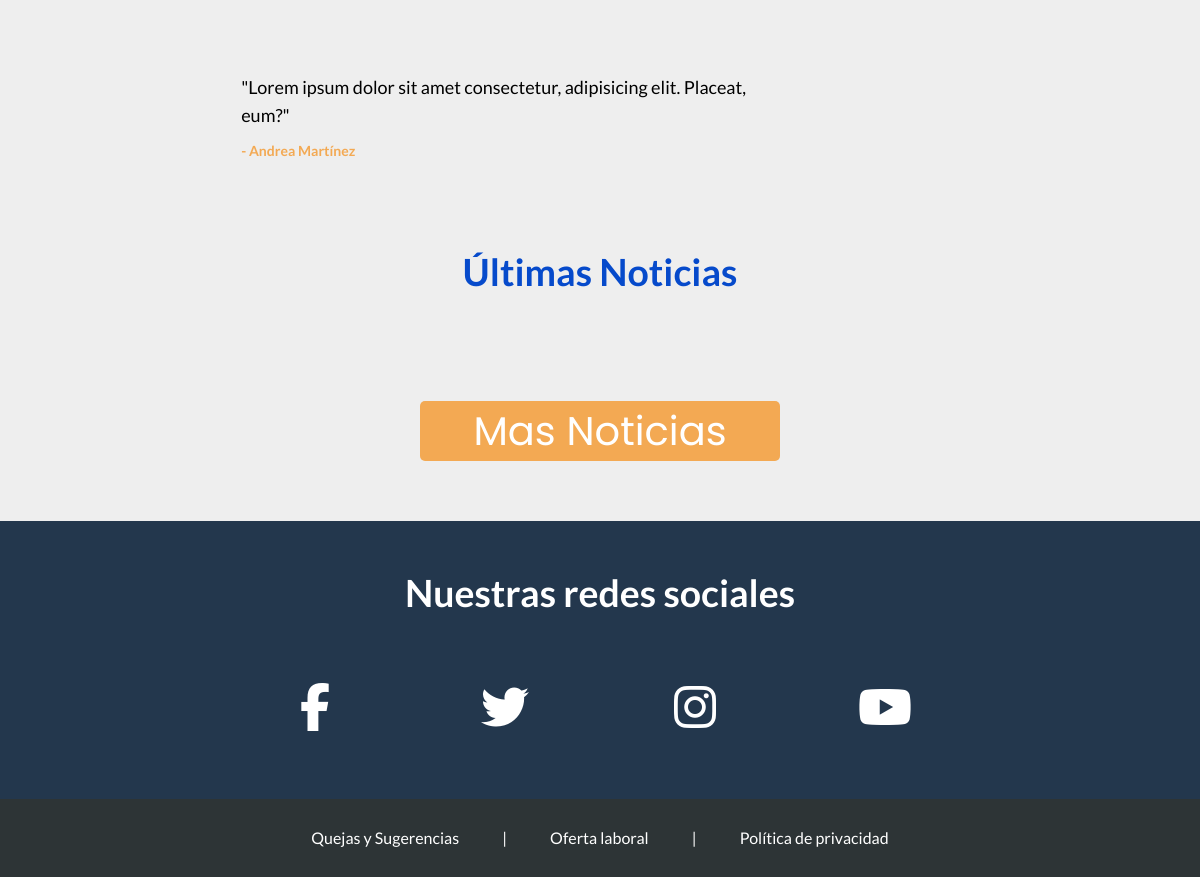
Before: / (lower part) with the older database file.
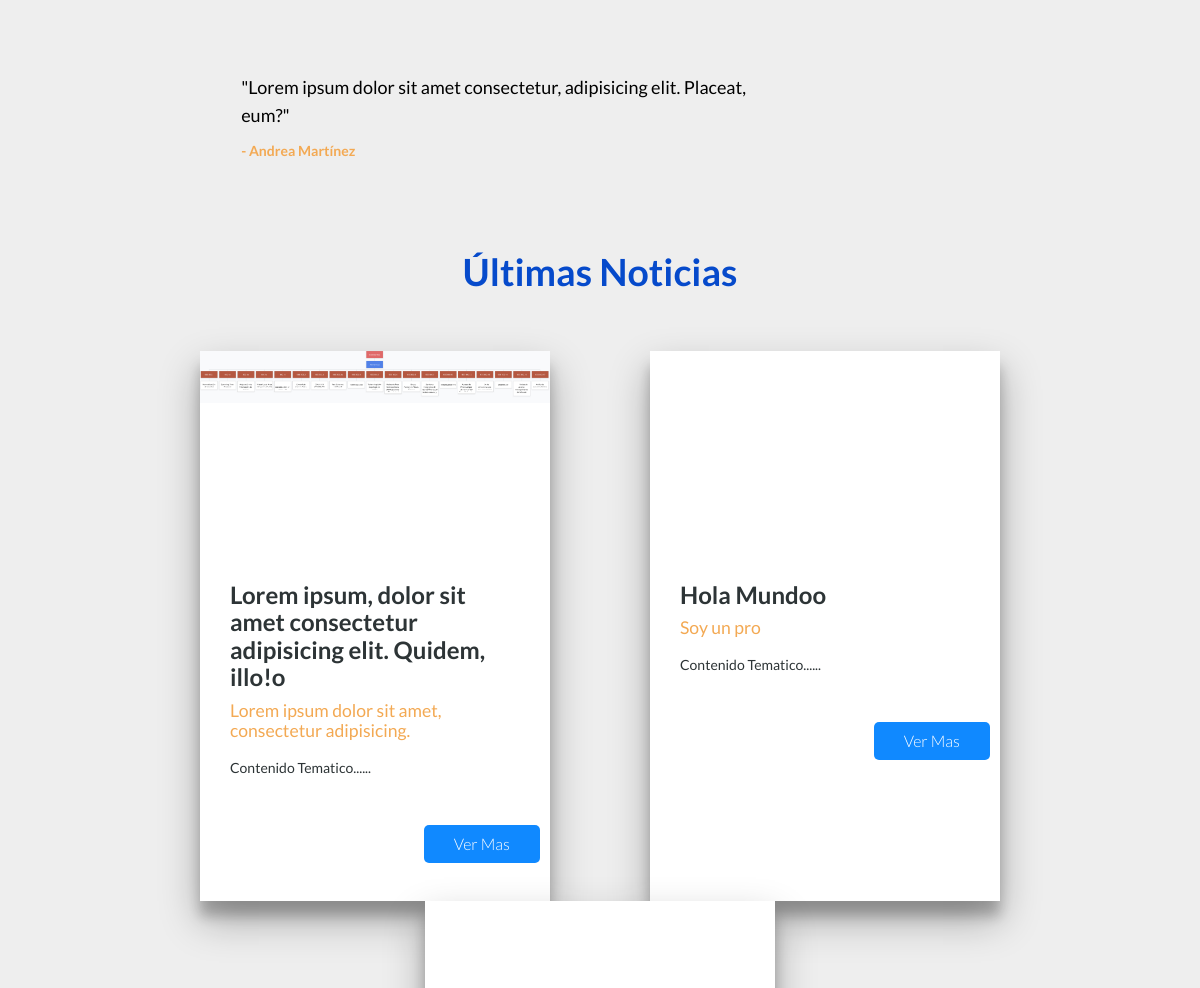
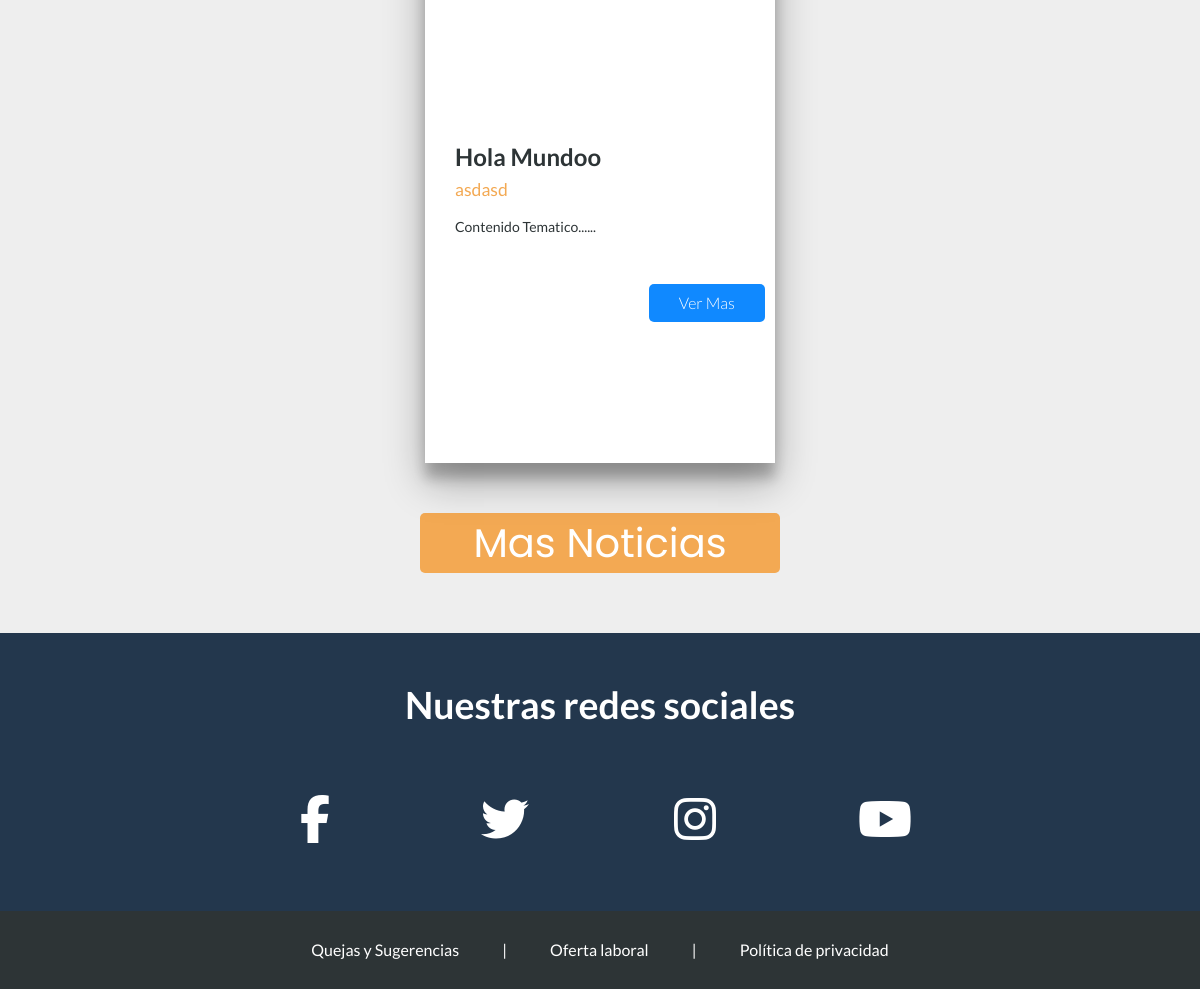
After: the same page with the newer database file (2 pictures, top to bottom).
### tables this page shows
CREATE TABLE `noticia` (
  `Id_Noticia` int(11) NOT NULL,
  `Correo` varchar(70) DEFAULT NULL,
  `Titulo` varchar(100) NOT NULL,
  `Subtitulo` varchar(150) NOT NULL,
  `Fecha` date NOT NULL,
  `Fuentes` text NOT NULL,
  `Informacion` text NOT NULL,
  `Imagen` text DEFAULT NULL
);

### index.php (called while the page is built, shortened)
<?php  session_start();
require('conexion.php');
    $statement = $conexion->prepare('SELECT * FROM noticia ORDER BY Id_Noticia DESC limit 3');
    $statement->execute();
    $noticias=$statement->fetchAll();
require('views/index.view.php');
?>

### views/index.view.php (the view, shortened to what this page needs)
<!DOCTYPE html>
<html lang="en">
<head>
    <link rel="stylesheet" href="css/normalize.css">
    <link rel="stylesheet" href="css/estilos.css">
</head>
<body>
    <main>
        <div class="contenidos">
            <div class="testimonios">
                <div class="testimonio">
                    <div class="foto">
                    </div>
                    <div class="opinion">
                        <p class="texto">"Lorem ipsum dolor sit amet consectetur, adipisicing elit. Placeat, eum?"</p>
                        <p class="nombre">- Andrea Martínez</p>
                    </div>
                </div>
            </div>
            <div class="facebook">
            </div>
        </div>
        <div class="noticias">
            <div class="titulo">
                <h3>Últimas Noticias</h3>
            </div>
            <?php
                foreach($noticias as $noticia){
                $titulo=$noticia['Titulo'];
                $subtitulo=$noticia['Subtitulo'];
                $informacion=$noticia['Informacion'];
                $informacion=substr($informacion, 0, 250);
                $informacion.="...";
                $foto=$noticia['Imagen'];
            ?>
            <div class="noticia">
                <form enctype="multipart/form-data" action="<?php echo htmlspecialchars($_SERVER['PHP_SELF'])?>" method="GET">
                    <div class="foto">
                        <img src="<?php echo $foto?>" alt="">
                    </div>
                    <div class="info">
                        <h3 class="titulo-new"><?php echo $titulo ?>o</h3>
                        <h4 class="subtitulo"><?php echo $subtitulo ?></h4>
                        <p class="descripcion-new"><?php echo $informacion ?></p>
                    </div>
                    <input type="submit" value="Ver Mas">
                </form>
            </div>
            <?php
                }
            ?>
            </div>
            <div class="ver_mas">
                <a href="noticias.php">Mas Noticias</a>
            </div>
        <div class="social">
            <div class="titulo">
                <h3>Nuestras redes sociales</h3>
            </div>
            <div class="redes">
                <a class="facebook" target="_black" href="https://www.facebook.com/PulidClass/"><i class="fab fa-facebook-f"></i></a>
                <a class="twitter" target="_black" href="#"><i class="fab fa-twitter"></i></a>
                <a class="instagram" target="_black" href="#"><i class="fab fa-instagram"></i></a>
                <a class="youtube" target="_black" href="https://www.youtube.com/channel/UCvoY-muv7vwv-uWe45rVX2g"><i class="fab fa-youtube"></i></a>
            </div>
        </div>
    </main>
    <footer>
        <div class="info">
            <a href="sugerencias.php">Quejas y Sugerencias</a>
            <a href="#" class="separador"> | </a>
            <a href="#">Oferta laboral</a>
            <a href="#" class="separador"> | </a>
            <a href="politicas.php">Política de privacidad</a>
        </div>
    </footer>
    <link rel="stylesheet" href="https://cdnjs.cloudflare.com/ajax/libs/jquery-modal/0.9.1/jquery.modal.min.css" />
</body>
</html>

Changed rows visible on the page:
added noticia: Imagen (picture), Titulo "Lorem ipsum, dolor sit amet consectetur adipisicing elit. Quidem, illo!", Subtitulo "Lorem ipsum dolor sit amet, consectetur adipisicing.", Informacion "Contenido Tematico......"
added noticia: Titulo "Hola Mundo", Subtitulo "Soy un pro", Informacion "Contenido Tematico......"
added noticia: Titulo "Hola Mundo", Subtitulo "asdasd", Informacion "Contenido Tematico......"
